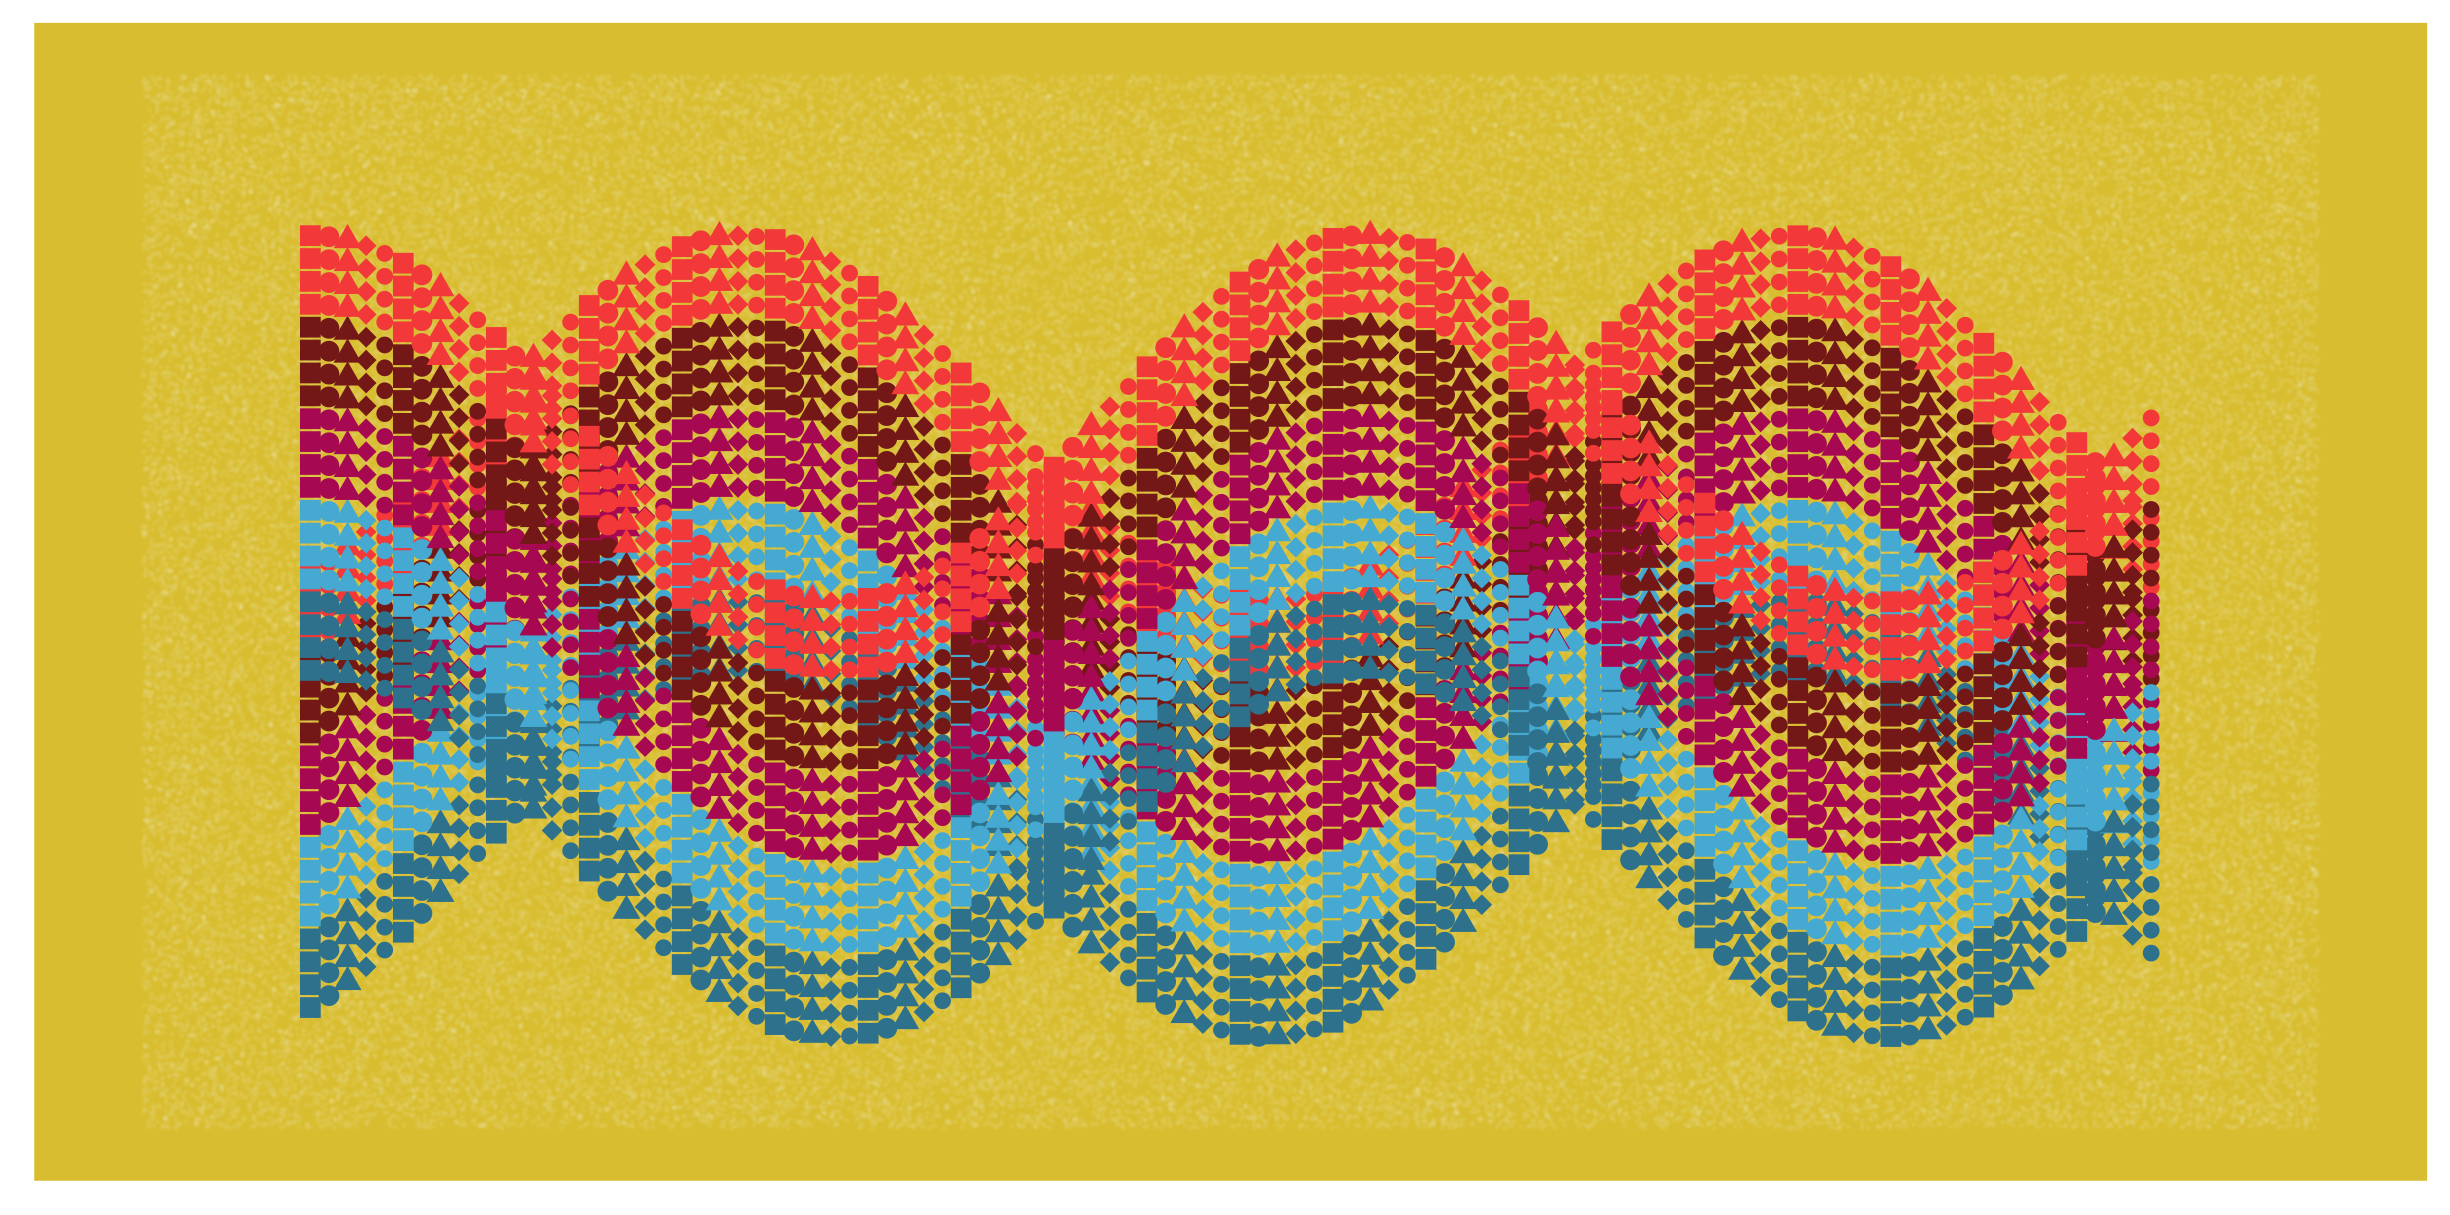

R code for this plot:
library(tidyverse)
library(geomtextpath)

sinusoidalPoints <- function(x1, x2, ypos, n, funct, amp) {
  x = seq(x1, x2, length.out = n)
  y = funct(seq(x1, x2, length.out = n)) * amp + ypos
  
  sinusoidal = data.frame(x, y)
  
  return(sinusoidal)
}

# Generate waves df
data_sin = data.frame(x = double(),
                      y = double())
for (ypos in 1:20) {
  this_data = sinusoidalPoints(-1, 10, ypos, 100, sin, 8)
  this_data$g = ypos
  data_sin = data_sin %>% bind_rows(this_data)
}

data_cos = data.frame(x = double(),
                      y = double())
for (ypos in 1:20) {
  this_data = sinusoidalPoints(0, 11, ypos, 100, cos, 8)
  this_data$x = this_data$x - 1
  this_data$g = ypos
  data_cos = data_cos %>% bind_rows(this_data)
}

# Generate background df
panel_size = list(x = c(-2, 11), y = c(-11, 35))
createDots <- function(seed, n, xmin, xmax, ymin, ymax) {
  set.seed(seed)
  x = c(runif(n, xmin, xmax))
  y = c(runif(n, ymin, ymax))
  df = data.frame(x, y)
  return(df)
}

background_dots = createDots(1,
                             100000,
                             panel_size$x[1],
                             panel_size$x[2],
                             panel_size$y[1],
                             panel_size$y[2])

# Plot
#pal = colorRampPalette(c('#2E718C','#45A9D1', '#A60852', '#731717', '#F23838'))
pal = c(rep(c('#2E718C','#45A9D1', '#A60852', '#731717', '#F23838'), each = 4))

theme_art <- theme(
  legend.position = 'none',
  #aspect.ratio = 1,
  panel.background = element_rect(fill = '#D9BD30'),
  panel.grid = element_blank(),
  axis.line = element_blank(),
  axis.ticks = element_blank(),
  axis.text = element_blank(),
  axis.title = element_blank(),
  strip.text.x = element_blank(),
  panel.border = element_blank()
)

ggplot(background_dots, aes(x,y)) +
  geom_point(
    color = 'white',
    alpha = 0.04,
    size = 0.05
  ) +
  geom_point(
    data_sin,
    mapping = aes(x, y, color = as.factor(g)),
    size = 2,
    shape = c(rep(c(15, 16, 17, 18, 20), 400))
  ) +
  geom_point(
    data_cos,
    mapping = aes(x, y, group = g, color = as.factor(g)),
    size = 2,
    shape = c(rep(c(15, 16, 17, 18, 20), 400)),
  ) +
  scale_color_manual(values = pal) +
  theme_art

ggsave('./Day20/shapes.png')
